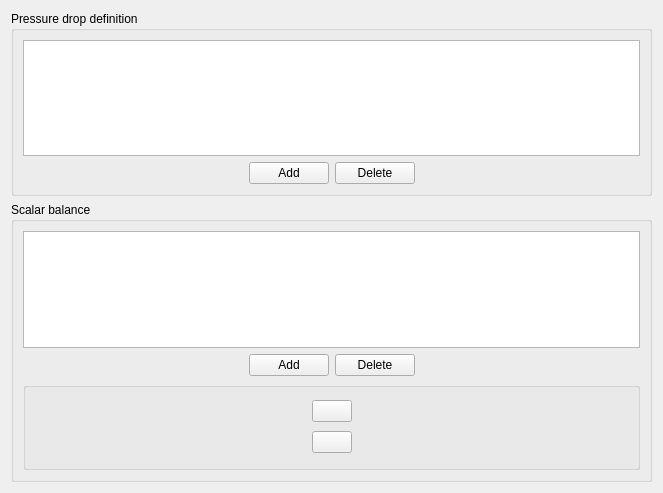
<?xml version="1.0" encoding="UTF-8"?>
<ui version="4.0">
 <class>BalanceForm</class>
 <widget class="QWidget" name="BalanceForm">
  <property name="geometry">
   <rect>
    <x>0</x>
    <y>0</y>
    <width>659</width>
    <height>493</height>
   </rect>
  </property>
  <property name="windowTitle">
   <string>Form</string>
  </property>
  <layout class="QGridLayout" name="gridLayout_5">
   <item row="0" column="0">
    <widget class="QGroupBox" name="groupBoxDefinePressureDrop">
     <property name="title">
      <string>Pressure drop definition</string>
     </property>
     <layout class="QGridLayout" name="gridLayout_2">
      <item row="0" column="0">
       <widget class="QTableView" name="tableViewPressureDrop"/>
      </item>
      <item row="1" column="0">
       <layout class="QHBoxLayout" name="_2">
        <property name="spacing">
         <number>6</number>
        </property>
        <property name="margin">
         <number>0</number>
        </property>
        <item>
         <spacer>
          <property name="orientation">
           <enum>Qt::Horizontal</enum>
          </property>
          <property name="sizeHint" stdset="0">
           <size>
            <width>17</width>
            <height>17</height>
           </size>
          </property>
         </spacer>
        </item>
        <item>
         <layout class="QHBoxLayout" name="_3">
          <property name="spacing">
           <number>6</number>
          </property>
          <property name="margin">
           <number>0</number>
          </property>
          <item>
           <widget class="QPushButton" name="pushButtonAddPressureDrop">
            <property name="text">
             <string>Add</string>
            </property>
           </widget>
          </item>
          <item>
           <widget class="QPushButton" name="pushButtonDeletePressureDrop">
            <property name="text">
             <string>Delete</string>
            </property>
           </widget>
          </item>
         </layout>
        </item>
        <item>
         <spacer>
          <property name="orientation">
           <enum>Qt::Horizontal</enum>
          </property>
          <property name="sizeHint" stdset="0">
           <size>
            <width>17</width>
            <height>17</height>
           </size>
          </property>
         </spacer>
        </item>
       </layout>
      </item>
     </layout>
    </widget>
   </item>
   <item row="1" column="0">
    <widget class="QGroupBox" name="groupBoxDefineBalance">
     <property name="title">
      <string>Scalar balance</string>
     </property>
     <layout class="QGridLayout" name="gridLayout">
      <item row="0" column="0">
       <widget class="QTableView" name="tableViewScalarBalance"/>
      </item>
      <item row="1" column="0">
       <layout class="QHBoxLayout" name="_4">
        <property name="spacing">
         <number>6</number>
        </property>
        <property name="margin">
         <number>0</number>
        </property>
        <item>
         <spacer>
          <property name="orientation">
           <enum>Qt::Horizontal</enum>
          </property>
          <property name="sizeHint" stdset="0">
           <size>
            <width>17</width>
            <height>17</height>
           </size>
          </property>
         </spacer>
        </item>
        <item>
         <layout class="QHBoxLayout" name="_5">
          <property name="spacing">
           <number>6</number>
          </property>
          <property name="margin">
           <number>0</number>
          </property>
          <item>
           <widget class="QPushButton" name="pushButtonAddScalarBalance">
            <property name="text">
             <string>Add</string>
            </property>
           </widget>
          </item>
          <item>
           <widget class="QPushButton" name="pushButtonDeleteScalarBalance">
            <property name="text">
             <string>Delete</string>
            </property>
           </widget>
          </item>
         </layout>
        </item>
        <item>
         <spacer>
          <property name="orientation">
           <enum>Qt::Horizontal</enum>
          </property>
          <property name="sizeHint" stdset="0">
           <size>
            <width>17</width>
            <height>17</height>
           </size>
          </property>
         </spacer>
        </item>
       </layout>
      </item>
      <item row="2" column="0">
       <widget class="QGroupBox" name="groupBoxScalarBalance">
        <property name="title">
         <string/>
        </property>
        <layout class="QGridLayout" name="gridLayout_3">
         <item row="0" column="0">
          <layout class="QGridLayout" name="gridLayout_4">
           <item row="0" column="0">
            <spacer>
             <property name="orientation">
              <enum>Qt::Horizontal</enum>
             </property>
             <property name="sizeHint" stdset="0">
              <size>
               <width>16</width>
               <height>61</height>
              </size>
             </property>
            </spacer>
           </item>
           <item row="0" column="1">
            <layout class="QHBoxLayout" name="_6">
             <property name="spacing">
              <number>6</number>
             </property>
             <property name="margin">
              <number>0</number>
             </property>
             <item>
              <widget class="QWidget" name="widgetDrag" native="true">
               <property name="minimumSize">
                <size>
                 <width>50</width>
                 <height>0</height>
                </size>
               </property>
              </widget>
             </item>
             <item>
              <layout class="QVBoxLayout" name="_7">
               <property name="spacing">
                <number>6</number>
               </property>
               <property name="margin">
                <number>0</number>
               </property>
               <item>
                <widget class="QPushButton" name="pushButtonAddVar">
                 <property name="text">
                  <string/>
                 </property>
                 <property name="icon">
                  <iconset resource="resources_pages.qrc">
                   <normaloff>:/new/prefix1/data/icons/32x32/go-next.png</normaloff>:/new/prefix1/data/icons/32x32/go-next.png</iconset>
                 </property>
                </widget>
               </item>
               <item>
                <widget class="QPushButton" name="pushButtonSuppressVar">
                 <property name="text">
                  <string/>
                 </property>
                 <property name="icon">
                  <iconset resource="resources_pages.qrc">
                   <normaloff>:/new/prefix1/data/icons/32x32/go-previous.png</normaloff>:/new/prefix1/data/icons/32x32/go-previous.png</iconset>
                 </property>
                </widget>
               </item>
              </layout>
             </item>
             <item>
              <widget class="QWidget" name="widgetDrop" native="true">
               <property name="minimumSize">
                <size>
                 <width>50</width>
                 <height>0</height>
                </size>
               </property>
               <widget class="Line" name="line">
                <property name="geometry">
                 <rect>
                  <x>-240</x>
                  <y>-10</y>
                  <width>378</width>
                  <height>16</height>
                 </rect>
                </property>
                <property name="orientation">
                 <enum>Qt::Horizontal</enum>
                </property>
               </widget>
              </widget>
             </item>
            </layout>
           </item>
           <item row="0" column="2">
            <spacer>
             <property name="orientation">
              <enum>Qt::Horizontal</enum>
             </property>
             <property name="sizeHint" stdset="0">
              <size>
               <width>16</width>
               <height>61</height>
              </size>
             </property>
            </spacer>
           </item>
          </layout>
         </item>
        </layout>
       </widget>
      </item>
     </layout>
    </widget>
   </item>
   <item row="2" column="0">
    <spacer>
     <property name="orientation">
      <enum>Qt::Vertical</enum>
     </property>
     <property name="sizeHint" stdset="0">
      <size>
       <width>641</width>
       <height>16</height>
      </size>
     </property>
    </spacer>
   </item>
  </layout>
 </widget>
 <resources>
  <include location="resources_pages.qrc"/>
 </resources>
 <connections/>
</ui>
